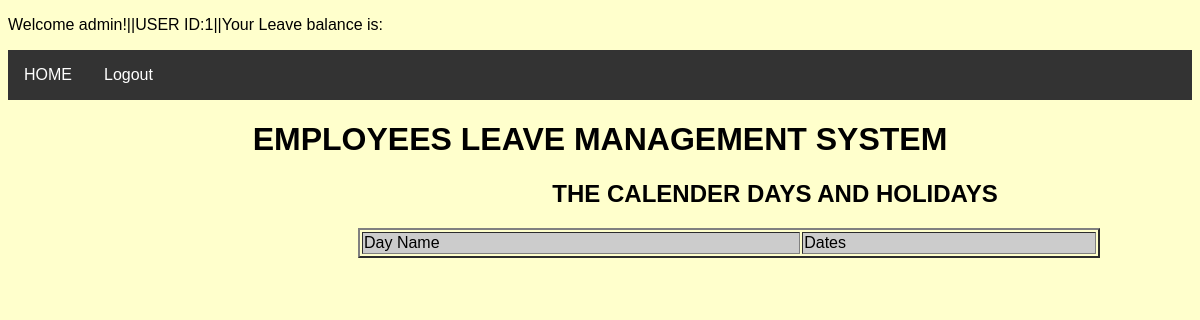
The page /calendermanager.php (signed in) on the database as committed earlier.
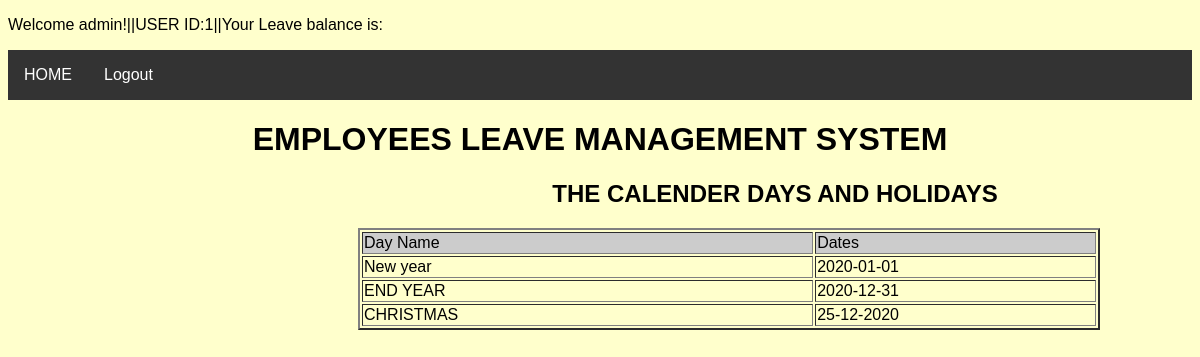
The same page on the database as committed later.
### tables this page shows
CREATE TABLE IF NOT EXISTS `publicholidays` (
  `HolidayID` int(20) NOT NULL AUTO_INCREMENT,
  `HolidayName` varchar(50) NOT NULL,
  `Dates` varchar(20) NOT NULL,
  PRIMARY KEY (`HolidayID`)
);

### calendermanager.php (the view, shortened to what this page needs)
<?php
include_once("db.php");
$result1 = mysqli_query($con, "SELECT * FROM publicholidays ORDER BY HolidayID DESC");
?>
<!DOCTYPE html>
<html>
<head>
<link href="style.css" rel="stylesheet">
</head>
<body>
<p align="left">Welcome <?php echo $_SESSION['Usernames']; ?>!||USER ID:<?php echo $_SESSION['UserID']; ?>||Your Leave balance is:<?php echo $_SESSION['LeaveBalance']; ?></p>
<ul>
  <li><a href="managers.php">HOME</a></li>
  <li><a href="logout.php">Logout</a></li>
</ul>
<div>
<h1 align="center">EMPLOYEES LEAVE  MANAGEMENT SYSTEM</h1>
<div id="form" style="padding-left:350px">
<h2 align="center">THE CALENDER DAYS AND HOLIDAYS </h2>
        <table width='89%' border=2>
        <tr bgcolor='#CCCCCC'>
            <td width="9%">Day Name</td>
            <td width="6%">Dates</td>
		  </tr>
        <?php
        while($res = mysqli_fetch_array($result1)) {
            echo "<tr>";
            echo "<td>".$res['HolidayName']."</td>";
            echo "<td>".$res['Dates']."</td>";
        	echo "</tr>";
        }
        ?>
  </table>
  </div>
</div>
</body>
</html>

Rows that differ between the two databases and show on the page:
added publicholidays: HolidayName "New year", Dates "2020-01-01"
added publicholidays: HolidayName "END YEAR", Dates "2020-12-31"
added publicholidays: HolidayName "CHRISTMAS", Dates "25-12-2020"
